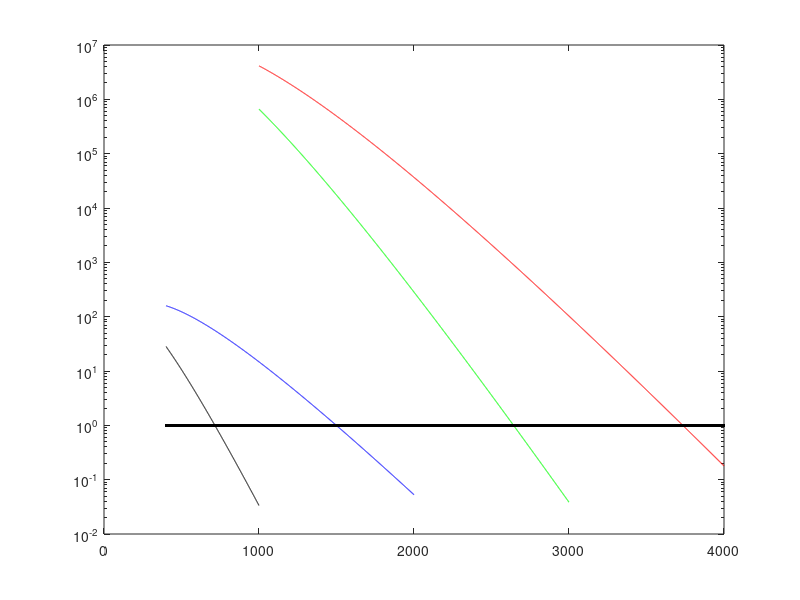

The MATLAB script that drew this image:
NA = 1;
no = 1.3;

lambda_800=0.800;
lambda_1280=1.280;
lambda_1700=1.700;

le_800 = 140;
le_1280 = 285;
le_1700 = 400; 

z=400:1000;

sbr2p_800=(6*NA^2*z.^2/(lambda_800*le_800)).*exp(-2*z/le_800);
semilogy(z, sbr2p_800, 'k')

hold

z=400:2000;

sbr2p_1280=(6*NA^2*z.^2/(lambda_1280*le_1280)).*exp(-2*z/le_1280);
plot(z, sbr2p_1280, 'b')

z=1000:3000;

sbr3p_1280=(14.7*z.^4*NA^6/(lambda_1280^3*le_1280)).*exp(-3*z/le_1280)
plot(z, sbr3p_1280, 'g')

z=1000:4000;

sbr3p_1700=(14.7*z.^4*NA^6/(lambda_1700^3*le_1700)).*exp(-3*z/le_1700)
plot(z, sbr3p_1700, 'r')

plot(400:4000, 1, 'k')

hold off